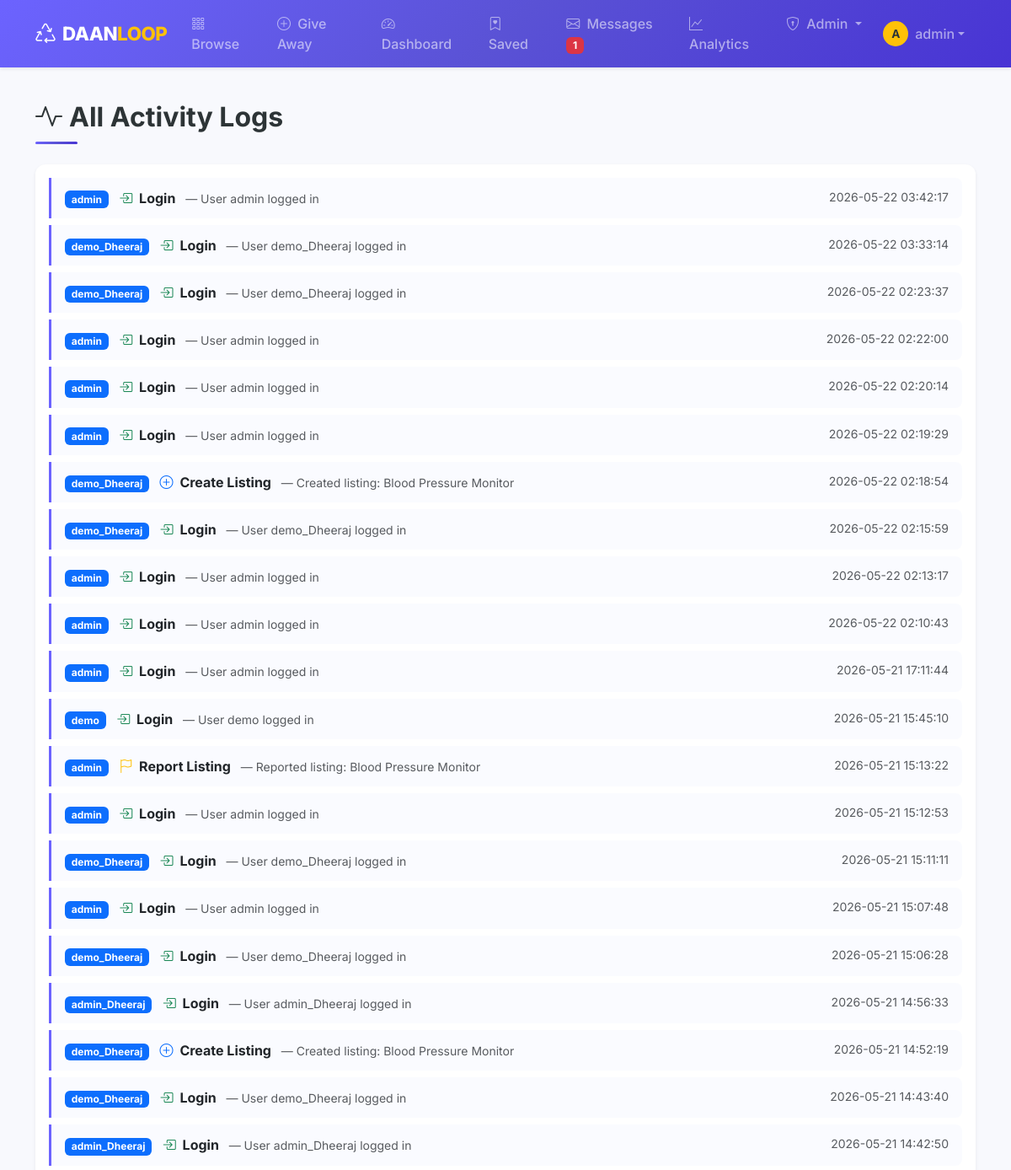
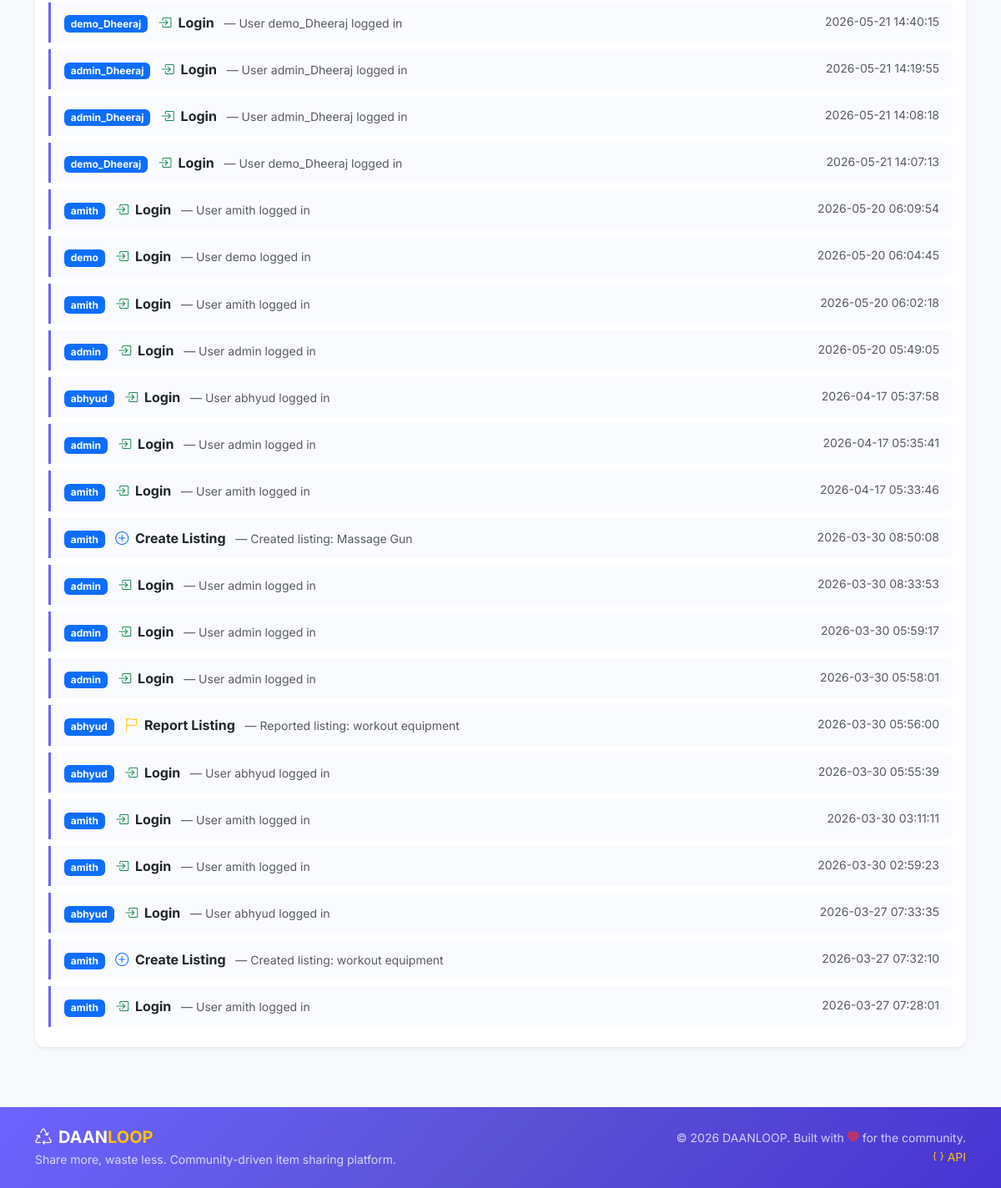
/admin/activity (signed in), run on the app's committed database (2 pictures, top to bottom).
### tables this page shows
CREATE TABLE activity_logs (
            id INTEGER PRIMARY KEY AUTOINCREMENT,
            user_id INTEGER NOT NULL,
            action TEXT NOT NULL,
            details TEXT DEFAULT '',
            timestamp TIMESTAMP DEFAULT CURRENT_TIMESTAMP,
            FOREIGN KEY (user_id) REFERENCES users(id)
        );

CREATE TABLE users (
            id INTEGER PRIMARY KEY AUTOINCREMENT,
            username TEXT UNIQUE NOT NULL,
            email TEXT UNIQUE NOT NULL,
            password_hash TEXT NOT NULL,
            role TEXT DEFAULT 'user' CHECK(role IN ('user', 'admin')),
            city TEXT DEFAULT '',
            avatar TEXT DEFAULT '',
            created_at TIMESTAMP DEFAULT CURRENT_TIMESTAMP
        );

### sprint2/activity_logs.py (the view)
@activity_bp.route('/admin/activity')
@admin_required
def all_activity():
    logs = get_all_activity(limit=100)
    return render_template('sprint2/admin_activity.html', logs=logs)

### database.py (called while the page is built)
def get_db():
    db = sqlite3.connect(Config.DATABASE)
    db.row_factory = sqlite3.Row
    db.execute("PRAGMA foreign_keys = ON")
    return db

### models/activity_model.py (called while the page is built)
def get_all_activity(limit=50):
    db = get_db()
    rows = db.execute('''
        SELECT a.*, u.username
        FROM activity_logs a
        JOIN users u ON a.user_id = u.id
        ORDER BY a.timestamp DESC LIMIT ?
    ''', (limit,)).fetchall()
    close_db(db)
    return rows

### models/message_model.py (called while the page is built)
def count_unread(user_id):
    db = get_db()
    result = db.execute(
        "SELECT COUNT(*) as cnt FROM messages WHERE receiver_id = ? AND is_read = 0",
        (user_id,)
    ).fetchone()
    close_db(db)
    return result['cnt']

### utils/security.py (called while the page is built)
def admin_required(f):
    @wraps(f)
    def decorated_function(*args, **kwargs):
        if 'user_id' not in session:
            flash('Please login to access this page.', 'warning')
            return redirect(url_for('sprint1_auth.login'))
        if session.get('role') != 'admin':
            flash('Admin access required.', 'danger')
            return redirect(url_for('sprint1_listings.browse'))
        return f(*args, **kwargs)
    return decorated_function

### templates/sprint2/admin_activity.html (shortened to what this page needs)
{% extends "base.html" %}
{% block content %}
<h2 class="section-title mb-4">
    <i class="bi bi-activity me-2"></i>All Activity Logs
</h2>
{% if logs %}
<div class="card shadow-sm">
    <div class="card-body">
        {% for log in logs %}
        <div class="activity-item">
            <div class="d-flex justify-content-between align-items-start">
                <div>
                    <span class="badge bg-primary me-2">{{ log.username }}</span>
                    <strong>
                        {% if log.action == 'login' %}
                        <i class="bi bi-box-arrow-in-right text-success me-1"></i>
                        {% elif log.action == 'create_listing' %}
                        <i class="bi bi-plus-circle text-primary me-1"></i>
                        {% elif log.action == 'delete_listing' %}
                        <i class="bi bi-trash text-danger me-1"></i>
                        {% elif log.action == 'report_listing' %}
                        <i class="bi bi-flag text-warning me-1"></i>
                        {% else %}
                        <i class="bi bi-activity text-info me-1"></i>
                        {% endif %}
                        {{ log.action|replace('_', ' ')|title }}
                    </strong>
                    {% if log.details %}
                    <span class="text-muted small ms-2">— {{ log.details }}</span>
                    {% endif %}
                </div>
                <small class="text-muted text-nowrap">{{ log.timestamp }}</small>
            </div>
        </div>
        {% endfor %}
    </div>
</div>
{% else %}
<div class="text-center py-5">
    <i class="bi bi-activity display-1 text-muted"></i>
    <h4 class="text-muted mt-3">No activity logs yet</h4>
</div>
{% endif %}
{% endblock %}

### static/css/style.css (style rules this page uses)
:root { --primary: #6C63FF; --primary-dark: #5A52D5; --secondary: #FF6B6B; --accent: #FFC107; --success: #2ECC71; --dark: #2D3436; --light-bg: #F8F9FD; --card-shadow: 0 4px 15px rgba(108, 99, 255, 0.1); --card-hover-shadow: 0 8px 25px rgba(108, 99, 255, 0.2); --gradient-primary: linear-gradient(135deg, #6C63FF 0%, #5A52D5 50%, #4834D4 100%); --gradient-hero: linear-gradient(135deg, #6C63FF 0%, #A855F7 50%, #EC4899 100%); --gradient-warm: linear-gradient(135deg, #FF6B6B 0%, #FF8E53 100%); --gradient-cool: linear-gradient(135deg, #667EEA 0%, #764BA2 100%); --border-radius: 12px; }
body { font-family: 'Inter', -apple-system, BlinkMacSystemFont, sans-serif; background-color: var(--light-bg); color: var(--dark); min-height: 100vh; display: flex; flex-direction: column; }
.card { border: none; border-radius: var(--border-radius); box-shadow: var(--card-shadow); transition: all 0.3s ease; overflow: hidden; }
.activity-item { border-left: 3px solid var(--primary); padding: 0.75rem 1rem; margin-bottom: 0.5rem; background: #FAFBFF; border-radius: 0 8px 8px 0; transition: background 0.2s; }
.section-title { font-weight: 700; position: relative; padding-bottom: 0.75rem; }
.section-title::after { content: ''; position: absolute; bottom: 0; left: 0; width: 50px; height: 3px; background: var(--gradient-primary); border-radius: 2px; }

### data on the page
activity_logs: username "admin", action "Login", details "User admin logged in", timestamp "2026-05-22 03:42:17"
activity_logs: username "demo_Dheeraj", action "Login", details "User demo_Dheeraj logged in", timestamp "2026-05-22 03:33:14"
activity_logs: username "demo_Dheeraj", action "Login", details "User demo_Dheeraj logged in", timestamp "2026-05-22 02:23:37"
activity_logs: username "admin", action "Login", details "User admin logged in", timestamp "2026-05-22 02:22:00"
activity_logs: username "admin", action "Login", details "User admin logged in", timestamp "2026-05-22 02:20:14"
activity_logs: username "admin", action "Login", details "User admin logged in", timestamp "2026-05-22 02:19:29"
activity_logs: username "demo_Dheeraj", action "Create Listing", details "Created listing: Blood Pressure Monitor", timestamp "2026-05-22 02:18:54"
activity_logs: username "demo_Dheeraj", action "Login", details "User demo_Dheeraj logged in", timestamp "2026-05-22 02:15:59"
activity_logs: username "admin", action "Login", details "User admin logged in", timestamp "2026-05-22 02:13:17"
activity_logs: username "admin", action "Login", details "User admin logged in", timestamp "2026-05-22 02:10:43"
activity_logs: username "admin", action "Login", details "User admin logged in", timestamp "2026-05-21 17:11:44"
activity_logs: username "demo", action "Login", details "User demo logged in", timestamp "2026-05-21 15:45:10"
activity_logs: username "admin", action "Report Listing", details "Reported listing: Blood Pressure Monitor", timestamp "2026-05-21 15:13:22"
activity_logs: username "admin", action "Login", details "User admin logged in", timestamp "2026-05-21 15:12:53"
activity_logs: username "demo_Dheeraj", action "Login", details "User demo_Dheeraj logged in", timestamp "2026-05-21 15:11:11"
activity_logs: username "admin", action "Login", details "User admin logged in", timestamp "2026-05-21 15:07:48"
activity_logs: username "demo_Dheeraj", action "Login", details "User demo_Dheeraj logged in", timestamp "2026-05-21 15:06:28"
activity_logs: username "admin_Dheeraj", action "Login", details "User admin_Dheeraj logged in", timestamp "2026-05-21 14:56:33"
activity_logs: username "demo_Dheeraj", action "Create Listing", details "Created listing: Blood Pressure Monitor", timestamp "2026-05-21 14:52:19"
activity_logs: username "demo_Dheeraj", action "Login", details "User demo_Dheeraj logged in", timestamp "2026-05-21 14:43:40"
activity_logs: username "admin_Dheeraj", action "Login", details "User admin_Dheeraj logged in", timestamp "2026-05-21 14:42:50"
activity_logs: username "demo_Dheeraj", action "Login", details "User demo_Dheeraj logged in", timestamp "2026-05-21 14:40:15"
activity_logs: username "admin_Dheeraj", action "Login", details "User admin_Dheeraj logged in", timestamp "2026-05-21 14:19:55"
activity_logs: username "admin_Dheeraj", action "Login", details "User admin_Dheeraj logged in", timestamp "2026-05-21 14:08:18"
activity_logs: username "demo_Dheeraj", action "Login", details "User demo_Dheeraj logged in", timestamp "2026-05-21 14:07:13"
activity_logs: username "amith", action "Login", details "User amith logged in", timestamp "2026-05-20 06:09:54"
activity_logs: username "demo", action "Login", details "User demo logged in", timestamp "2026-05-20 06:04:45"
activity_logs: username "amith", action "Login", details "User amith logged in", timestamp "2026-05-20 06:02:18"
activity_logs: username "admin", action "Login", details "User admin logged in", timestamp "2026-05-20 05:49:05"
activity_logs: username "abhyud", action "Login", details "User abhyud logged in", timestamp "2026-04-17 05:37:58"
activity_logs: username "admin", action "Login", details "User admin logged in", timestamp "2026-04-17 05:35:41"
activity_logs: username "amith", action "Login", details "User amith logged in", timestamp "2026-04-17 05:33:46"
activity_logs: username "amith", action "Create Listing", details "Created listing: Massage Gun", timestamp "2026-03-30 08:50:08"
activity_logs: username "admin", action "Login", details "User admin logged in", timestamp "2026-03-30 08:33:53"
activity_logs: username "admin", action "Login", details "User admin logged in", timestamp "2026-03-30 05:59:17"
activity_logs: username "admin", action "Login", details "User admin logged in", timestamp "2026-03-30 05:58:01"
activity_logs: username "abhyud", action "Report Listing", details "Reported listing: workout equipment", timestamp "2026-03-30 05:56:00"
activity_logs: username "abhyud", action "Login", details "User abhyud logged in", timestamp "2026-03-30 05:55:39"
activity_logs: username "amith", action "Login", details "User amith logged in", timestamp "2026-03-30 03:11:11"
activity_logs: username "amith", action "Login", details "User amith logged in", timestamp "2026-03-30 02:59:23"
activity_logs: username "abhyud", action "Login", details "User abhyud logged in", timestamp "2026-03-27 07:33:35"
activity_logs: username "amith", action "Create Listing", details "Created listing: workout equipment", timestamp "2026-03-27 07:32:10"
activity_logs: username "amith", action "Login", details "User amith logged in", timestamp "2026-03-27 07:28:01"

### other printed values
{{ unread_count }} "1"
{{ session.username[0]|upper }} "A"
{{ session.username }} "admin"
